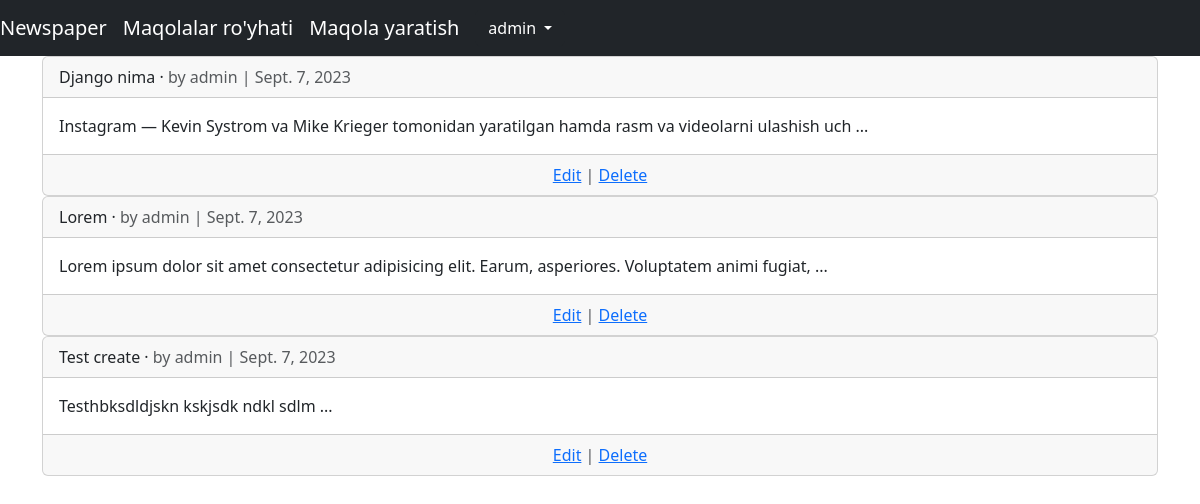
/articles/ (signed in), run on the app's committed database.
### accounts/models.py (models this page shows)
class CustomUser(AbstractUser):
    age = models.PositiveIntegerField(null=True, blank=True)

### articles/models.py (models this page shows, shortened)
class Article(models.Model):
    title = models.CharField(max_length = 250)
    body = models.TextField()
    date =  models.DateField(auto_now_add=True)
    author = models.ForeignKey(
        get_user_model(),
        on_delete=models.CASCADE)

### articles/views.py (the view)
# urls.py: path('', ArticleListView.as_view(), name = 'article_list'),
class ArticleListView(ListView):
    model = Article
    template_name = 'article_list.html'

### templates/article_list.html (shortened to what this page needs)
{% extends 'base.html' %}
{% block content %}
    {% for article in object_list %}
        <div class="card">
            <div class="card-header">
                <span class="font-weight-bold">{{ article.title }}</span> &middot;
                <span class="text-muted">by {{ article.author }} | {{ article.date }}</span>
            </div>
            <div class="card-body">
                {{ article.body | slice:'100' }} ...
            </div>
           <div class="card-footer text-center text-muted">
                <a href="{% url 'article_update' article.pk %}">Edit</a> |
                <a href="{% url 'article_delete' article.pk %}">Delete</a>
            </div>
        </div>
    {% endfor %}
{% endblock content %}

### templates/base.html (shortened to what this page needs)
<!DOCTYPE html>
<html lang="en">
<head>
    <link href="https://cdn.jsdelivr.net/npm/bootstrap@5.3.1/dist/css/bootstrap.min.css" rel="stylesheet">
</head>
<body>
    <body>
        <nav class="navbar navbar-expand-lg navbar-dark bg-dark">
            <a class="navbar-brand navbar-dark-hover" href="{% url 'home' %}">Newspaper</a>
            <a class="navbar-brand" href="{% url 'article_list' %}">Maqolalar ro'yhati</a>
        {% if user.is_authenticated %}
            <a class="navbar-brand" href="{% url 'article_new' %}">Maqola yaratish</a>
        <ul class="navbar-nav ml-auto">
            <li class="nav-item dropdown">
                <button class="btn btn-dark dropdown-toggle" data-bs-toggle="dropdown" aria-expanded="false">
                    {{ user.username }}
                  </button>
            </li>
        </ul>
{% endif %}
</nav>
<main>
<div class="container">
    {% block content %}
    {% endblock content %}
</body>
</html>

### data on the page
CustomUser: username "admin"
Article: title "Django nima", author "admin", date "Sept. 7, 2023", body "Instagram — Kevin Systrom va Mike Krieger tomonidan yaratilgan hamda rasm va videolarni ulashish uch"
Article: title "Lorem", author "admin", date "Sept. 7, 2023", body "Lorem ipsum dolor sit amet consectetur adipisicing elit. Earum, asperiores. Voluptatem animi fugiat,"
Article: title "Test create", author "admin", date "Sept. 7, 2023", body "Testhbksdldjskn kskjsdk ndkl sdlm"
